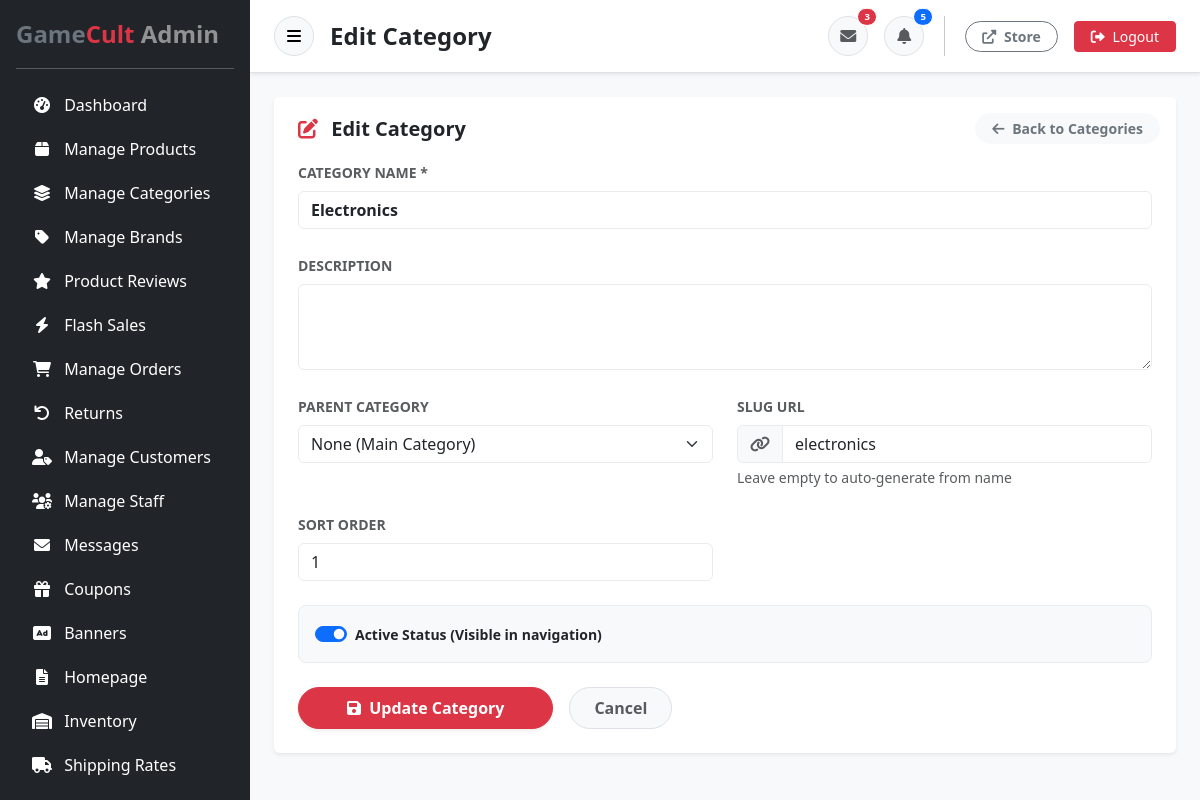
/src/admin/edit_category.php?id=1 (signed in), run on the app's committed database.
### tables this page shows
CREATE TABLE categories (
    id INT AUTO_INCREMENT PRIMARY KEY,
    name_en VARCHAR(255) NOT NULL,
    description_en TEXT,
    parent_id INT NULL,
    image_url VARCHAR(500),
    icon_class VARCHAR(100),
    slug VARCHAR(191) UNIQUE,
    is_active TINYINT(1) DEFAULT 1,
    sort_order INT DEFAULT 0,
    created_at TIMESTAMP DEFAULT CURRENT_TIMESTAMP,
    updated_at TIMESTAMP DEFAULT CURRENT_TIMESTAMP ON UPDATE CURRENT_TIMESTAMP,
    FOREIGN KEY (parent_id) REFERENCES categories(id) ON DELETE SET NULL
);

### src/models/Category.php (called while the page is built, shortened)
<?php
class Category {
    private $pdo;
    public function __construct($database = null) {
        $this->pdo = $database ? $database->getConnection() : $GLOBALS['pdo'];
    }
    public function getAllMainCategories() {
        $sql = "SELECT * FROM categories WHERE parent_id IS NULL AND is_active = 1 ORDER BY sort_order, name_en";
        $stmt = $this->pdo->prepare($sql);
        $stmt->execute();
        return $stmt->fetchAll();
    }
    public function getById($id) {
        $sql = "SELECT * FROM categories WHERE id = ? AND is_active = 1";
        $stmt = $this->pdo->prepare($sql);
        $stmt->execute([$id]);
        return $stmt->fetch();
    }
}
?>

### src/admin/edit_category.php (the view, shortened to what this page needs)
<?php
require_once '../db_connect.php';
require_once '../models/Category.php';
$categoryModel = new Category();
$categoryId = isset($_GET['id']) ? (int)$_GET['id'] : 0;
$category = $categoryModel->getById($categoryId);
$mainCategories = $categoryModel->getAllMainCategories();
include 'header.php';
?>
            <div class="card border-0 shadow-sm mb-4">
                <div class="card-header bg-white py-3 d-flex align-items-center justify-content-between border-0">
                    <h5 class="mb-0 fw-bold px-2"><i class="fas fa-edit me-2 text-danger"></i> Edit Category</h5>
                    <a href="categories.php" class="btn btn-light btn-sm text-secondary rounded-pill px-3 fw-bold">
                        <i class="fas fa-arrow-left me-1"></i> Back to Categories
                    </a>
                </div>
                <div class="card-body p-4 pt-0">
                    <form method="POST" action="edit_category.php?id=<?php echo $categoryId; ?>">
                        <div class="row g-4 mb-4">
                            <div class="col-md-12">
                                <label for="name_en" class="form-label small fw-bold text-muted text-uppercase">Category Name *</label>
                                <input type="text" id="name_en" name="name_en" class="form-control border-light-subtle shadow-none fw-bold" value="<?php echo htmlspecialchars($category['name_en']); ?>" required>
                            </div>
                            <div class="col-md-12">
                                <label for="description_en" class="form-label small fw-bold text-muted text-uppercase">Description</label>
                                <textarea id="description_en" name="description_en" class="form-control border-light-subtle shadow-none" rows="3"><?php echo htmlspecialchars($category['description_en']); ?></textarea>
                            </div>
                            <div class="col-md-6">
                                <label for="parent_id" class="form-label small fw-bold text-muted text-uppercase">Parent Category</label>
                                <select id="parent_id" name="parent_id" class="form-select border-light-subtle shadow-none">
                                    <option value="">None (Main Category)</option>
                                </select>
                            </div>
                            <div class="col-md-6">
                                <label for="slug" class="form-label small fw-bold text-muted text-uppercase">Slug URL</label>
                                <div class="input-group">
                                    <span class="input-group-text bg-light border-light-subtle text-muted"><i class="fas fa-link"></i></span>
                                    <input type="text" id="slug" name="slug" class="form-control border-light-subtle shadow-none" value="<?php echo htmlspecialchars($category['slug'] ?? ''); ?>" placeholder="category-slug">
                                </div>
                                <div class="form-text x-small text-muted mt-1 italic">Leave empty to auto-generate from name</div>
                            </div>
                            <div class="col-md-6">
                                <label for="sort_order" class="form-label small fw-bold text-muted text-uppercase">Sort Order</label>
                                <input type="number" id="sort_order" name="sort_order" class="form-control border-light-subtle shadow-none" value="<?php echo htmlspecialchars($category['sort_order'] ?? '0'); ?>">
                            </div>
                            <div class="col-12">
                                <div class="card border-light-subtle bg-light p-3 rounded-3 shadow-none">
                                    <div class="form-check form-switch mb-0">
                                        <input class="form-check-input" type="checkbox" name="is_active" id="is_active" <?php echo $category['is_active'] ? 'checked' : ''; ?>>
                                        <label class="form-check-label fw-bold small text-dark" for="is_active">Active Status (Visible in navigation)</label>
                                    </div>
                                </div>
                            </div>
                        </div>
                        <div class="d-flex align-items-center gap-3">
                            <button type="submit" class="btn btn-danger px-5 py-2 fw-bold rounded-pill shadow-sm">
                                <i class="fas fa-save me-1"></i> Update Category
                            </button>
                            <a href="categories.php" class="btn btn-light px-4 py-2 fw-bold rounded-pill text-muted border shadow-xs">Cancel</a>
                        </div>
                    </form>
                </div>
            </div>
        </div>
    </div>
    <?php include 'footer.php'; ?>

### data on the page
categories: name_en "Electronics", slug "electronics", sort_order "1", is_active "☑"

### other printed values
$part1 "Game"
$part2 "Cult"
$item['label'] "Dashboard"
$item['label'] "Manage Products"
$item['label'] "Manage Categories"
$item['label'] "Manage Brands"
$item['label'] "Product Reviews"
$item['label'] "Flash Sales"
$item['label'] "Manage Orders"
$item['label'] "Returns"
$item['label'] "Manage Customers"
$item['label'] "Manage Staff"
$item['label'] "Messages"
$item['label'] "Coupons"
$item['label'] "Banners"
